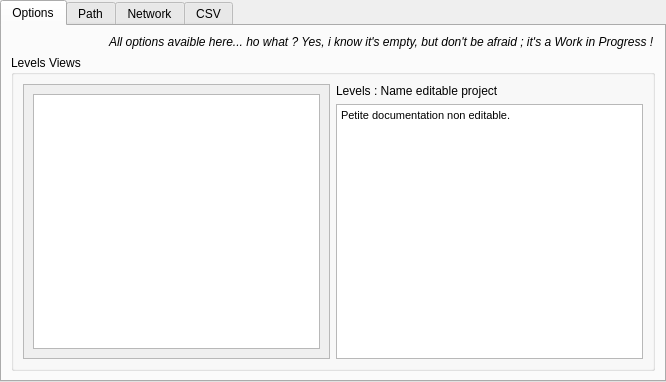
<?xml version="1.0" encoding="UTF-8"?>
<ui version="4.0">
 <class>TabWidget</class>
 <widget class="QTabWidget" name="TabWidget">
  <property name="geometry">
   <rect>
    <x>0</x>
    <y>0</y>
    <width>666</width>
    <height>382</height>
   </rect>
  </property>
  <property name="windowTitle">
   <string>TabWidget</string>
  </property>
  <property name="currentIndex">
   <number>0</number>
  </property>
  <widget class="QWidget" name="Softwareoptions">
   <attribute name="title">
    <string>Options</string>
   </attribute>
   <layout class="QGridLayout" name="gridLayout">
    <item row="0" column="0">
     <widget class="QLabel" name="label_18">
      <property name="font">
       <font>
        <italic>true</italic>
       </font>
      </property>
      <property name="text">
       <string/>
      </property>
      <property name="textFormat">
       <enum>Qt::AutoText</enum>
      </property>
      <property name="pixmap">
       <pixmap>../Ressources/info.png</pixmap>
      </property>
      <property name="scaledContents">
       <bool>false</bool>
      </property>
      <property name="wordWrap">
       <bool>false</bool>
      </property>
     </widget>
    </item>
    <item row="0" column="1">
     <widget class="QLabel" name="label_17">
      <property name="font">
       <font>
        <italic>true</italic>
       </font>
      </property>
      <property name="text">
       <string>All options avaible here... ho what ? Yes, i know it's empty, but don't be afraid ; it's a Work in Progress !</string>
      </property>
      <property name="margin">
       <number>2</number>
      </property>
      <property name="indent">
       <number>6</number>
      </property>
     </widget>
    </item>
    <item row="1" column="0" colspan="2">
     <widget class="QGroupBox" name="groupBox">
      <property name="title">
       <string>Levels Views</string>
      </property>
      <layout class="QHBoxLayout" name="horizontalLayout_5">
       <item>
        <widget class="QScrollArea" name="scrollArea">
         <property name="widgetResizable">
          <bool>true</bool>
         </property>
         <widget class="QWidget" name="scrollAreaWidgetContents">
          <property name="geometry">
           <rect>
            <x>0</x>
            <y>0</y>
            <width>306</width>
            <height>233</height>
           </rect>
          </property>
          <layout class="QHBoxLayout" name="horizontalLayout_4">
           <item>
            <widget class="QListWidget" name="listWidgetLevels"/>
           </item>
          </layout>
         </widget>
        </widget>
       </item>
       <item>
        <layout class="QVBoxLayout" name="verticalLayout">
         <item>
          <widget class="QLabel" name="label">
           <property name="text">
            <string>Levels : Name editable project</string>
           </property>
          </widget>
         </item>
         <item>
          <widget class="QTextBrowser" name="textBrowser">
           <property name="html">
            <string>&lt;!DOCTYPE HTML PUBLIC &quot;-//W3C//DTD HTML 4.0//EN&quot; &quot;http://www.w3.org/TR/REC-html40/strict.dtd&quot;&gt;
&lt;html&gt;&lt;head&gt;&lt;meta name=&quot;qrichtext&quot; content=&quot;1&quot; /&gt;&lt;style type=&quot;text/css&quot;&gt;
p, li { white-space: pre-wrap; }
&lt;/style&gt;&lt;/head&gt;&lt;body style=&quot; font-family:'MS Shell Dlg 2'; font-size:8.25pt; font-weight:400; font-style:normal;&quot;&gt;
&lt;p style=&quot; margin-top:0px; margin-bottom:0px; margin-left:0px; margin-right:0px; -qt-block-indent:0; text-indent:0px;&quot;&gt;Petite documentation non editable.&lt;/p&gt;&lt;/body&gt;&lt;/html&gt;</string>
           </property>
           <property name="textInteractionFlags">
            <set>Qt::NoTextInteraction</set>
           </property>
          </widget>
         </item>
        </layout>
       </item>
      </layout>
     </widget>
    </item>
   </layout>
  </widget>
  <widget class="QWidget" name="Path">
   <attribute name="title">
    <string>Path</string>
   </attribute>
   <layout class="QGridLayout" name="gridLayout_3">
    <item row="0" column="0">
     <layout class="QHBoxLayout" name="horizontalLayout">
      <item>
       <widget class="QLabel" name="label_7">
        <property name="font">
         <font>
          <italic>true</italic>
         </font>
        </property>
        <property name="text">
         <string/>
        </property>
        <property name="textFormat">
         <enum>Qt::AutoText</enum>
        </property>
        <property name="pixmap">
         <pixmap>../Ressources/info.png</pixmap>
        </property>
        <property name="scaledContents">
         <bool>false</bool>
        </property>
        <property name="wordWrap">
         <bool>false</bool>
        </property>
        <property name="indent">
         <number>-1</number>
        </property>
       </widget>
      </item>
      <item>
       <widget class="QLabel" name="label_8">
        <property name="font">
         <font>
          <italic>true</italic>
         </font>
        </property>
        <property name="text">
         <string>This pannel define all path needed.</string>
        </property>
        <property name="alignment">
         <set>Qt::AlignLeading|Qt::AlignLeft|Qt::AlignVCenter</set>
        </property>
        <property name="wordWrap">
         <bool>false</bool>
        </property>
        <property name="margin">
         <number>2</number>
        </property>
        <property name="indent">
         <number>6</number>
        </property>
       </widget>
      </item>
      <item>
       <spacer name="horizontalSpacer_2">
        <property name="orientation">
         <enum>Qt::Horizontal</enum>
        </property>
        <property name="sizeHint" stdset="0">
         <size>
          <width>40</width>
          <height>20</height>
         </size>
        </property>
       </spacer>
      </item>
     </layout>
    </item>
    <item row="1" column="0">
     <widget class="Line" name="line">
      <property name="orientation">
       <enum>Qt::Horizontal</enum>
      </property>
     </widget>
    </item>
    <item row="2" column="0">
     <layout class="QGridLayout" name="gridLayout_2">
      <item row="3" column="1">
       <spacer name="verticalSpacer">
        <property name="orientation">
         <enum>Qt::Vertical</enum>
        </property>
        <property name="sizeHint" stdset="0">
         <size>
          <width>20</width>
          <height>40</height>
         </size>
        </property>
       </spacer>
      </item>
      <item row="0" column="0">
       <widget class="QLabel" name="label_2">
        <property name="text">
         <string>Unreal Engine Path :</string>
        </property>
        <property name="alignment">
         <set>Qt::AlignRight|Qt::AlignTrailing|Qt::AlignVCenter</set>
        </property>
       </widget>
      </item>
      <item row="0" column="1">
       <widget class="QLineEdit" name="lineEditUnreal">
        <property name="text">
         <string/>
        </property>
        <property name="placeholderText">
         <string>Unreal.exe</string>
        </property>
       </widget>
      </item>
      <item row="1" column="0">
       <widget class="QLabel" name="label_5">
        <property name="text">
         <string>Project File Path :</string>
        </property>
        <property name="alignment">
         <set>Qt::AlignRight|Qt::AlignTrailing|Qt::AlignVCenter</set>
        </property>
       </widget>
      </item>
      <item row="1" column="1">
       <widget class="QLineEdit" name="lineEditProject">
        <property name="placeholderText">
         <string>file.uproject</string>
        </property>
       </widget>
      </item>
      <item row="0" column="2">
       <widget class="QPushButton" name="pushPathOpenUnreal">
        <property name="text">
         <string>Open</string>
        </property>
       </widget>
      </item>
      <item row="1" column="2">
       <widget class="QPushButton" name="pushPathOpenProject">
        <property name="text">
         <string>Open</string>
        </property>
       </widget>
      </item>
      <item row="2" column="1">
       <widget class="QPushButton" name="pushPathDataLevels">
        <property name="font">
         <font>
          <italic>true</italic>
         </font>
        </property>
        <property name="text">
         <string>Generate Levels Data</string>
        </property>
       </widget>
      </item>
     </layout>
    </item>
    <item row="3" column="0">
     <widget class="QDialogButtonBox" name="buttonBoxPath">
      <property name="standardButtons">
       <set>QDialogButtonBox::Cancel|QDialogButtonBox::RestoreDefaults|QDialogButtonBox::Save</set>
      </property>
     </widget>
    </item>
    <item row="4" column="0">
     <spacer name="verticalSpacer_2">
      <property name="orientation">
       <enum>Qt::Vertical</enum>
      </property>
      <property name="sizeHint" stdset="0">
       <size>
        <width>513</width>
        <height>6</height>
       </size>
      </property>
     </spacer>
    </item>
   </layout>
  </widget>
  <widget class="QWidget" name="Network">
   <attribute name="title">
    <string>Network</string>
   </attribute>
   <layout class="QGridLayout" name="gridLayout_7">
    <item row="0" column="0">
     <layout class="QHBoxLayout" name="horizontalLayout_2">
      <item>
       <widget class="QLabel" name="label_11">
        <property name="font">
         <font>
          <italic>true</italic>
         </font>
        </property>
        <property name="text">
         <string/>
        </property>
        <property name="textFormat">
         <enum>Qt::AutoText</enum>
        </property>
        <property name="pixmap">
         <pixmap>../Ressources/info.png</pixmap>
        </property>
        <property name="scaledContents">
         <bool>false</bool>
        </property>
        <property name="wordWrap">
         <bool>false</bool>
        </property>
       </widget>
      </item>
      <item>
       <widget class="QLabel" name="label_12">
        <property name="font">
         <font>
          <italic>true</italic>
         </font>
        </property>
        <property name="text">
         <string>Your setup with all computer avaible on your network</string>
        </property>
        <property name="margin">
         <number>2</number>
        </property>
        <property name="indent">
         <number>6</number>
        </property>
       </widget>
      </item>
      <item>
       <spacer name="horizontalSpacer_3">
        <property name="orientation">
         <enum>Qt::Horizontal</enum>
        </property>
        <property name="sizeHint" stdset="0">
         <size>
          <width>40</width>
          <height>20</height>
         </size>
        </property>
       </spacer>
      </item>
     </layout>
    </item>
    <item row="1" column="0">
     <widget class="Line" name="line_2">
      <property name="orientation">
       <enum>Qt::Horizontal</enum>
      </property>
     </widget>
    </item>
    <item row="2" column="0">
     <layout class="QGridLayout" name="gridLayout_4">
      <item row="3" column="1">
       <spacer name="verticalSpacer_3">
        <property name="orientation">
         <enum>Qt::Vertical</enum>
        </property>
        <property name="sizeHint" stdset="0">
         <size>
          <width>20</width>
          <height>40</height>
         </size>
        </property>
       </spacer>
      </item>
      <item row="0" column="0">
       <widget class="QLabel" name="label_3">
        <property name="text">
         <string>Unreal Engine Path :</string>
        </property>
        <property name="alignment">
         <set>Qt::AlignRight|Qt::AlignTrailing|Qt::AlignVCenter</set>
        </property>
       </widget>
      </item>
      <item row="0" column="1">
       <widget class="QLineEdit" name="lineEdit_4">
        <property name="text">
         <string/>
        </property>
        <property name="placeholderText">
         <string>Unreal.exe</string>
        </property>
       </widget>
      </item>
      <item row="1" column="0">
       <widget class="QLabel" name="label_9">
        <property name="text">
         <string>Project File Path :</string>
        </property>
        <property name="alignment">
         <set>Qt::AlignRight|Qt::AlignTrailing|Qt::AlignVCenter</set>
        </property>
       </widget>
      </item>
      <item row="2" column="0">
       <widget class="QLabel" name="label_10">
        <property name="text">
         <string>Another Field Path :</string>
        </property>
        <property name="alignment">
         <set>Qt::AlignRight|Qt::AlignTrailing|Qt::AlignVCenter</set>
        </property>
       </widget>
      </item>
      <item row="1" column="1">
       <widget class="QLineEdit" name="lineEdit_5">
        <property name="placeholderText">
         <string>file.uproject</string>
        </property>
       </widget>
      </item>
      <item row="2" column="1">
       <widget class="QLineEdit" name="lineEdit_6"/>
      </item>
      <item row="0" column="2">
       <widget class="QPushButton" name="pushButton_3">
        <property name="text">
         <string>Open</string>
        </property>
       </widget>
      </item>
      <item row="1" column="2">
       <widget class="QPushButton" name="pushButton_4">
        <property name="text">
         <string>Open</string>
        </property>
       </widget>
      </item>
     </layout>
    </item>
    <item row="3" column="0">
     <widget class="QDialogButtonBox" name="buttonBoxNetwork">
      <property name="standardButtons">
       <set>QDialogButtonBox::Cancel|QDialogButtonBox::Ok</set>
      </property>
     </widget>
    </item>
   </layout>
  </widget>
  <widget class="QWidget" name="CSV">
   <attribute name="title">
    <string>CSV</string>
   </attribute>
   <layout class="QGridLayout" name="gridLayout_6">
    <item row="0" column="0">
     <layout class="QHBoxLayout" name="horizontalLayout_3">
      <item>
       <widget class="QLabel" name="label_15">
        <property name="font">
         <font>
          <italic>true</italic>
         </font>
        </property>
        <property name="text">
         <string/>
        </property>
        <property name="textFormat">
         <enum>Qt::AutoText</enum>
        </property>
        <property name="pixmap">
         <pixmap>../Ressources/info.png</pixmap>
        </property>
        <property name="scaledContents">
         <bool>false</bool>
        </property>
        <property name="wordWrap">
         <bool>false</bool>
        </property>
        <property name="margin">
         <number>2</number>
        </property>
        <property name="indent">
         <number>6</number>
        </property>
       </widget>
      </item>
      <item>
       <widget class="QLabel" name="label_16">
        <property name="font">
         <font>
          <italic>true</italic>
         </font>
        </property>
        <property name="text">
         <string>Setup your CSV software, Git, Perforce or SVN.</string>
        </property>
        <property name="margin">
         <number>2</number>
        </property>
        <property name="indent">
         <number>6</number>
        </property>
       </widget>
      </item>
      <item>
       <spacer name="horizontalSpacer_4">
        <property name="orientation">
         <enum>Qt::Horizontal</enum>
        </property>
        <property name="sizeHint" stdset="0">
         <size>
          <width>40</width>
          <height>20</height>
         </size>
        </property>
       </spacer>
      </item>
     </layout>
    </item>
    <item row="1" column="0">
     <widget class="Line" name="line_3">
      <property name="orientation">
       <enum>Qt::Horizontal</enum>
      </property>
     </widget>
    </item>
    <item row="2" column="0">
     <layout class="QGridLayout" name="gridLayout_5">
      <item row="3" column="1">
       <spacer name="verticalSpacer_4">
        <property name="orientation">
         <enum>Qt::Vertical</enum>
        </property>
        <property name="sizeHint" stdset="0">
         <size>
          <width>20</width>
          <height>40</height>
         </size>
        </property>
       </spacer>
      </item>
      <item row="0" column="0">
       <widget class="QLabel" name="label_4">
        <property name="text">
         <string>Unreal Engine Path :</string>
        </property>
        <property name="alignment">
         <set>Qt::AlignRight|Qt::AlignTrailing|Qt::AlignVCenter</set>
        </property>
       </widget>
      </item>
      <item row="0" column="1">
       <widget class="QLineEdit" name="lineEdit_7">
        <property name="text">
         <string/>
        </property>
        <property name="placeholderText">
         <string>Unreal.exe</string>
        </property>
       </widget>
      </item>
      <item row="1" column="0">
       <widget class="QLabel" name="label_13">
        <property name="text">
         <string>Project File Path :</string>
        </property>
        <property name="alignment">
         <set>Qt::AlignRight|Qt::AlignTrailing|Qt::AlignVCenter</set>
        </property>
       </widget>
      </item>
      <item row="2" column="0">
       <widget class="QLabel" name="label_14">
        <property name="text">
         <string>Another Field Path :</string>
        </property>
        <property name="alignment">
         <set>Qt::AlignRight|Qt::AlignTrailing|Qt::AlignVCenter</set>
        </property>
       </widget>
      </item>
      <item row="1" column="1">
       <widget class="QLineEdit" name="lineEdit_8">
        <property name="placeholderText">
         <string>file.uproject</string>
        </property>
       </widget>
      </item>
      <item row="2" column="1">
       <widget class="QLineEdit" name="lineEdit_9"/>
      </item>
      <item row="0" column="2">
       <widget class="QPushButton" name="pushButton_5">
        <property name="text">
         <string>Open</string>
        </property>
       </widget>
      </item>
      <item row="1" column="2">
       <widget class="QPushButton" name="pushButton_6">
        <property name="text">
         <string>Open</string>
        </property>
       </widget>
      </item>
     </layout>
    </item>
    <item row="3" column="0">
     <widget class="QDialogButtonBox" name="buttonBoxCSV">
      <property name="standardButtons">
       <set>QDialogButtonBox::Cancel|QDialogButtonBox::Ok</set>
      </property>
     </widget>
    </item>
   </layout>
  </widget>
 </widget>
 <resources/>
 <connections/>
</ui>
